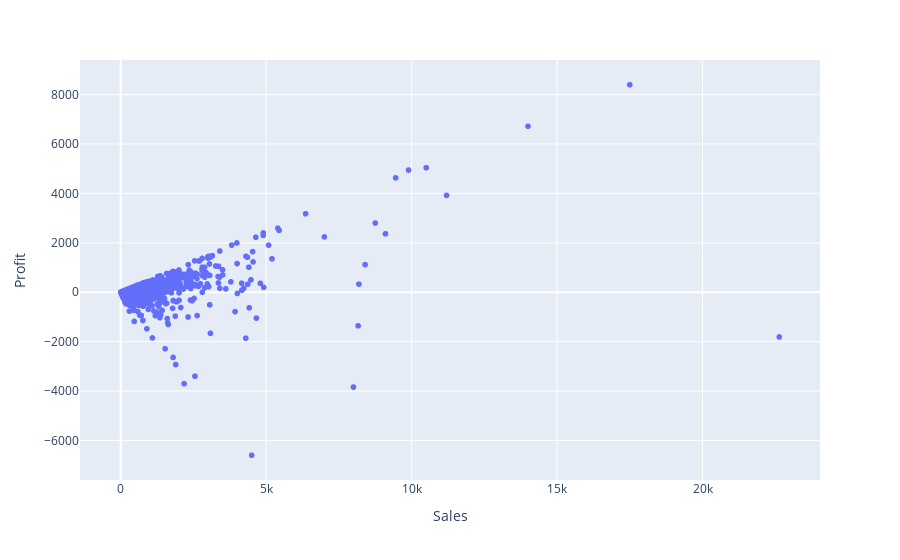

Source (notebook cell):
### Code cell
fig.show()

### Figure 1 — Plotly figure (JSON) as saved in the notebook; plotly's stock layout.template omitted (floating-point values rounded to 4 significant figures; data arrays with more than 128 entries replaced by an {"elided": "..."} marker saying what was removed)
{"data": [{"hovertemplate": "Sales=%{text}<br>Profit=%{y}<extra></extra>", "legendgroup": "", "marker": {"color": "#636efa", "symbol": "circle"}, "mode": "markers+text", "name": "", "showlegend": false, "text": {"elided": "9994 int values"}, "type": "scattergl", "x": {"elided": "9994 int values"}, "xaxis": "x", "y": {"elided": "9994 int values"}, "yaxis": "y"}], "layout": {"autosize": true, "legend": {"tracegroupgap": 0}, "margin": {"t": 60}, "xaxis": {"anchor": "y", "autorange": true, "domain": [0, 1], "range": [-1370.0, 24010.0], "title": {"text": "Sales"}, "type": "linear"}, "yaxis": {"anchor": "x", "autorange": true, "domain": [0, 1], "range": [-7761.0, 9561.0], "title": {"text": "Profit"}, "type": "linear"}}}
